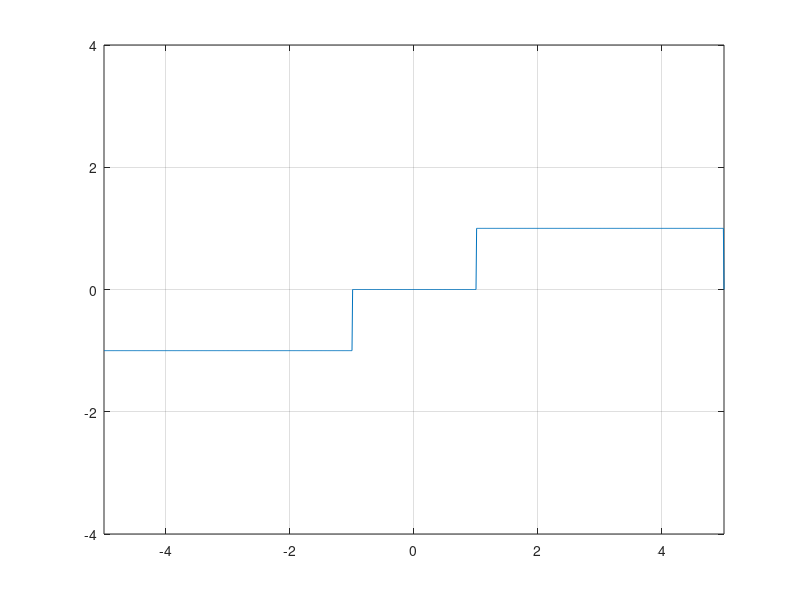

The MATLAB script that drew this image:
x=-5:0.01:5;
y=(-1).*(x>=-5&x<=-1)+(0).*(x<1&x>-1)+(1).*(x<5&x>1);
plot(x,y);
grid on
set(gca,'XLim',[-5 5]);
set(gca,'YLim',[-4 4]);